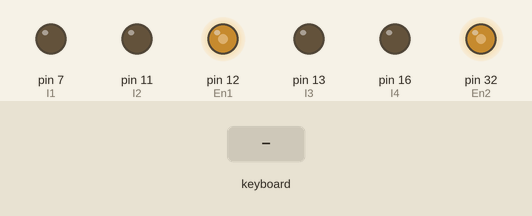
Simulated run of this program. Board: Raspberry Pi (header pin numbers). On the bench: output pins drawn as LEDs (lit = HIGH). The test bench sets the inputs (shaded band). At 7.3 s the program stops and its outputs stay as they are.

Above: at 1.2 s.
1.3 s: key up typed on the keyboard
At 1.9 s:
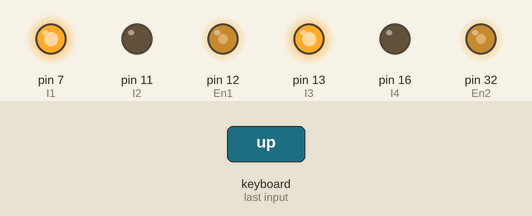
2.8 s: key down typed on the keyboard
At 3.1 s:
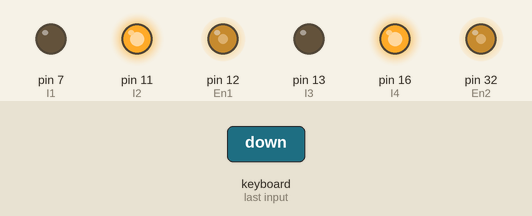
4.3 s: key right typed on the keyboard
At 5.4 s:
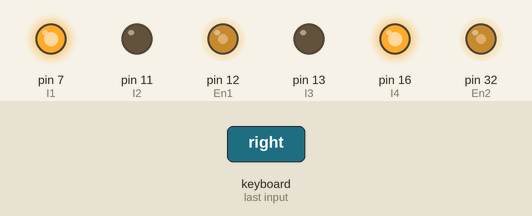
5.8 s: key left typed on the keyboard
At 6.5 s:
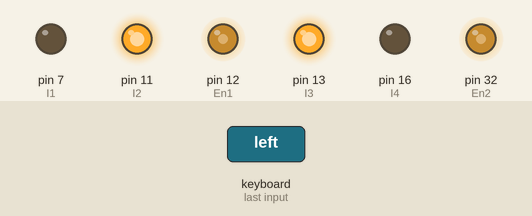
7.3 s: key "q" typed on the keyboard
At 7.7 s:
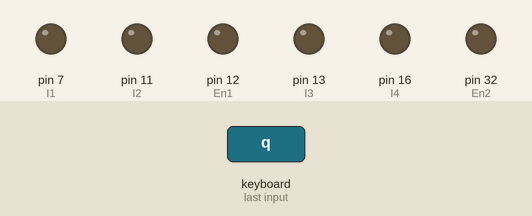
Timing chart, 0 to 8.8 s (numbered marks = the images above; inputs shaded):
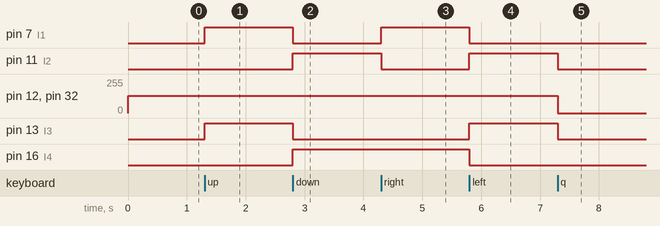

The program:

RC_Car_using_RaspberryPi.py
```python
# import curses and GPIO
import curses
import RPi.GPIO as GPIO

GPIO.setwarnings(False)

# set GPIO numbering mode and define output pins
GPIO.setmode(GPIO.BOARD)

I1 = 7
I2 = 11
En1 = 12

I3 = 13
I4 = 16
En2 = 32

GPIO.setup(I1, GPIO.OUT)
GPIO.setup(I2, GPIO.OUT)
GPIO.setup(En1, GPIO.OUT)
GPIO.setup(I3, GPIO.OUT)
GPIO.setup(I4, GPIO.OUT)
GPIO.setup(En2, GPIO.OUT)

# Get the curses window, turn off echoing of keyboard to screen, turn on
# instant (no waiting) key response, and use special values for cursor keys
screen = curses.initscr()
curses.noecho()
curses.cbreak()
curses.halfdelay(3)
screen.keypad(True)

enable1 = GPIO.PWM(En1, 1000)  # create PWM instance with frequency
enable1.start(0)  # start PWM of required Duty Cycle
enable2 = GPIO.PWM(En2, 1000)  # create PWM instance with frequency
enable2.start(0)  # start PWM of required Duty Cycle

try:
    while True:

        enable1.ChangeDutyCycle(50)  # provide duty cycle in the range 0-100
        enable2.ChangeDutyCycle(50)  # provide duty cycle in the range 0-100
        char = screen.getch()
        if char == ord('q'):
            break
        elif char == curses.KEY_UP:
            GPIO.output(I1, GPIO.HIGH)
            GPIO.output(I2, GPIO.LOW)
            GPIO.output(I3, GPIO.HIGH)
            GPIO.output(I4, GPIO.LOW)

        elif char == curses.KEY_DOWN:
            GPIO.output(I1, GPIO.LOW)
            GPIO.output(I2, GPIO.HIGH)
            GPIO.output(I3, GPIO.LOW)
            GPIO.output(I4, GPIO.HIGH)

        elif char == curses.KEY_RIGHT:
            GPIO.output(I1, GPIO.HIGH)
            GPIO.output(I2, GPIO.LOW)
            GPIO.output(I3, GPIO.LOW)
            GPIO.output(I4, GPIO.HIGH)

        elif char == curses.KEY_LEFT:
            GPIO.output(I1, GPIO.LOW)
            GPIO.output(I2, GPIO.HIGH)
            GPIO.output(I3, GPIO.HIGH)
            GPIO.output(I4, GPIO.LOW)

        elif char == ord('s'):
            GPIO.output(I1, GPIO.LOW)
            GPIO.output(I2, GPIO.LOW)
            GPIO.output(I3, GPIO.LOW)
            GPIO.output(I4, GPIO.LOW)

finally:
    # Close down curses properly, inc turn echo back on!
    curses.nocbreak();
    screen.keypad(0);
    curses.echo()
    curses.endwin()
    GPIO.cleanup()
```

Measured:
- after the input at 1.3 s, pin 7 (I1), pin 13 (I3): LOW → HIGH at once
- after the input at 2.8 s, pin 7 (I1), pin 13 (I3): HIGH → LOW at once; pin 11 (I2), pin 16 (I4): LOW → HIGH at once
- after the input at 4.3 s, pin 7 (I1): LOW → HIGH at once; pin 11 (I2): HIGH → LOW at once
- after the input at 5.8 s, pin 7 (I1), pin 16 (I4): HIGH → LOW at once; pin 11 (I2), pin 13 (I3): LOW → HIGH at once
- after the input at 7.3 s, pin 11 (I2), pin 13 (I3): HIGH → LOW at once; pin 12 (En1), pin 32 (En2): 128/255 → 0/255 at once
